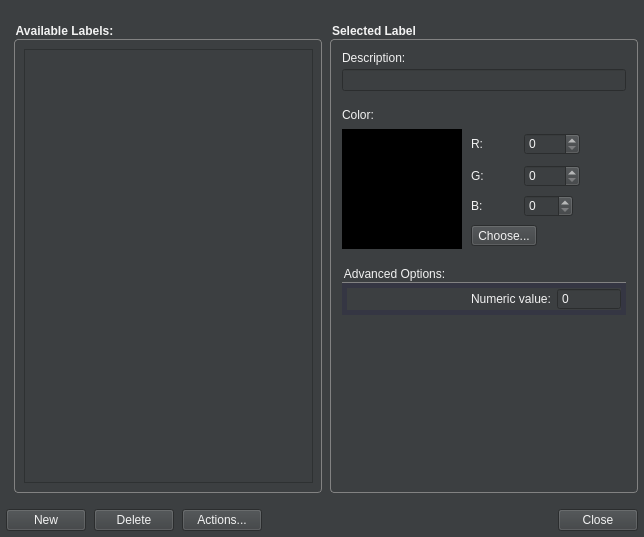
<?xml version="1.0" encoding="UTF-8"?>
<ui version="4.0">
 <class>LabelEditorDialog</class>
 <widget class="QDialog" name="LabelEditorDialog">
  <property name="geometry">
   <rect>
    <x>0</x>
    <y>0</y>
    <width>644</width>
    <height>537</height>
   </rect>
  </property>
  <property name="windowTitle">
   <string>Segmentation Label Editor</string>
  </property>
  <property name="styleSheet">
   <string notr="true">background-color:#3c3f41;
color: #f2f2f2;</string>
  </property>
  <layout class="QGridLayout" name="gridLayout">
   <property name="leftMargin">
    <number>6</number>
   </property>
   <property name="topMargin">
    <number>24</number>
   </property>
   <property name="rightMargin">
    <number>6</number>
   </property>
   <property name="bottomMargin">
    <number>6</number>
   </property>
   <property name="horizontalSpacing">
    <number>8</number>
   </property>
   <property name="verticalSpacing">
    <number>16</number>
   </property>
   <item row="1" column="0" colspan="3">
    <widget class="QWidget" name="widget" native="true">
     <layout class="QHBoxLayout" name="horizontalLayout">
      <property name="spacing">
       <number>8</number>
      </property>
      <property name="leftMargin">
       <number>0</number>
      </property>
      <property name="topMargin">
       <number>0</number>
      </property>
      <property name="rightMargin">
       <number>0</number>
      </property>
      <property name="bottomMargin">
       <number>0</number>
      </property>
      <item>
       <widget class="QPushButton" name="btnNew">
        <property name="text">
         <string>New</string>
        </property>
        <property name="autoDefault">
         <bool>false</bool>
        </property>
       </widget>
      </item>
      <item>
       <widget class="QPushButton" name="btnDelete">
        <property name="text">
         <string>Delete</string>
        </property>
        <property name="autoDefault">
         <bool>false</bool>
        </property>
       </widget>
      </item>
      <item>
       <widget class="QPushButton" name="btnActions">
        <property name="text">
         <string>Actions...</string>
        </property>
        <property name="autoDefault">
         <bool>false</bool>
        </property>
       </widget>
      </item>
      <item>
       <spacer name="horizontalSpacer">
        <property name="orientation">
         <enum>Qt::Horizontal</enum>
        </property>
        <property name="sizeHint" stdset="0">
         <size>
          <width>40</width>
          <height>20</height>
         </size>
        </property>
       </spacer>
      </item>
      <item>
       <widget class="QPushButton" name="btnClose">
        <property name="text">
         <string>Close</string>
        </property>
        <property name="autoDefault">
         <bool>false</bool>
        </property>
       </widget>
      </item>
     </layout>
    </widget>
   </item>
   <item row="0" column="2">
    <widget class="QGroupBox" name="grpSelectedLabel">
     <property name="styleSheet">
      <string notr="true">QGroupBox {
  background-origin: content;
  margin-top: 15px;
  font-weight: bold;
  font-size: 12px;
  padding: 5px;
  border-radius: 4px;
  border: 1px solid rgb(130,130,130);
}
QGroupBox::title {
  subcontrol-origin: 	margin;
  subcontrol-position: top left;
}</string>
     </property>
     <property name="title">
      <string>Selected Label</string>
     </property>
     <layout class="QVBoxLayout" name="verticalLayout_2">
      <property name="spacing">
       <number>4</number>
      </property>
      <property name="leftMargin">
       <number>6</number>
      </property>
      <property name="topMargin">
       <number>6</number>
      </property>
      <property name="rightMargin">
       <number>6</number>
      </property>
      <property name="bottomMargin">
       <number>6</number>
      </property>
      <item>
       <widget class="QLabel" name="label">
        <property name="text">
         <string>Description:</string>
        </property>
       </widget>
      </item>
      <item>
       <widget class="QLineEdit" name="inLabelDescription"/>
      </item>
      <item>
       <spacer name="verticalSpacer_2">
        <property name="orientation">
         <enum>Qt::Vertical</enum>
        </property>
        <property name="sizeType">
         <enum>QSizePolicy::Fixed</enum>
        </property>
        <property name="sizeHint" stdset="0">
         <size>
          <width>20</width>
          <height>10</height>
         </size>
        </property>
       </spacer>
      </item>
      <item>
       <widget class="QWidget" name="widget_2" native="true">
        <layout class="QHBoxLayout" name="horizontalLayout_2">
         <property name="leftMargin">
          <number>0</number>
         </property>
         <property name="topMargin">
          <number>0</number>
         </property>
         <property name="rightMargin">
          <number>0</number>
         </property>
         <property name="bottomMargin">
          <number>0</number>
         </property>
         <item>
          <widget class="QLabel" name="label_2">
           <property name="text">
            <string>Color:</string>
           </property>
          </widget>
         </item>
         <item>
          <spacer name="horizontalSpacer_2">
           <property name="orientation">
            <enum>Qt::Horizontal</enum>
           </property>
           <property name="sizeHint" stdset="0">
            <size>
             <width>40</width>
             <height>20</height>
            </size>
           </property>
          </spacer>
         </item>
        </layout>
       </widget>
      </item>
      <item>
       <widget class="QWidget" name="widget_6" native="true">
        <property name="minimumSize">
         <size>
          <width>0</width>
          <height>100</height>
         </size>
        </property>
        <layout class="QGridLayout" name="gridLayout_3" columnstretch="0,0,0,0,0">
         <property name="leftMargin">
          <number>0</number>
         </property>
         <property name="topMargin">
          <number>0</number>
         </property>
         <property name="rightMargin">
          <number>0</number>
         </property>
         <property name="bottomMargin">
          <number>0</number>
         </property>
         <property name="spacing">
          <number>4</number>
         </property>
         <item row="1" column="3" colspan="2">
          <widget class="QSpinBox" name="inGreen">
           <property name="maximumSize">
            <size>
             <width>56</width>
             <height>16777215</height>
            </size>
           </property>
           <property name="maximum">
            <number>255</number>
           </property>
          </widget>
         </item>
         <item row="2" column="2">
          <widget class="QLabel" name="label_8">
           <property name="text">
            <string>B:</string>
           </property>
          </widget>
         </item>
         <item row="2" column="3">
          <widget class="QSpinBox" name="inBlue">
           <property name="maximumSize">
            <size>
             <width>56</width>
             <height>16777215</height>
            </size>
           </property>
           <property name="maximum">
            <number>255</number>
           </property>
          </widget>
         </item>
         <item row="0" column="3" colspan="2">
          <widget class="QSpinBox" name="inRed">
           <property name="maximumSize">
            <size>
             <width>56</width>
             <height>16777215</height>
            </size>
           </property>
           <property name="maximum">
            <number>255</number>
           </property>
          </widget>
         </item>
         <item row="0" column="2">
          <widget class="QLabel" name="label_6">
           <property name="text">
            <string>R:</string>
           </property>
          </widget>
         </item>
         <item row="1" column="2">
          <widget class="QLabel" name="label_7">
           <property name="text">
            <string>G:</string>
           </property>
          </widget>
         </item>
         <item row="1" column="1">
          <spacer name="horizontalSpacer_4">
           <property name="orientation">
            <enum>Qt::Horizontal</enum>
           </property>
           <property name="sizeType">
            <enum>QSizePolicy::Fixed</enum>
           </property>
           <property name="sizeHint" stdset="0">
            <size>
             <width>5</width>
             <height>20</height>
            </size>
           </property>
          </spacer>
         </item>
         <item row="0" column="0" rowspan="4">
          <widget class="QWidget" name="inColorWheel" native="true">
           <property name="sizePolicy">
            <sizepolicy hsizetype="Fixed" vsizetype="Fixed">
             <horstretch>0</horstretch>
             <verstretch>0</verstretch>
            </sizepolicy>
           </property>
           <property name="minimumSize">
            <size>
             <width>120</width>
             <height>120</height>
            </size>
           </property>
           <property name="maximumSize">
            <size>
             <width>120</width>
             <height>120</height>
            </size>
           </property>
           <property name="styleSheet">
            <string notr="true">background-color: rgb(0, 0, 0);</string>
           </property>
          </widget>
         </item>
         <item row="3" column="2" colspan="2">
          <widget class="QToolButton" name="btnLabelColor">
           <property name="text">
            <string>Choose...</string>
           </property>
           <property name="toolButtonStyle">
            <enum>Qt::ToolButtonTextBesideIcon</enum>
           </property>
          </widget>
         </item>
        </layout>
       </widget>
      </item>
      <item>
       <spacer name="verticalSpacer_3">
        <property name="orientation">
         <enum>Qt::Vertical</enum>
        </property>
        <property name="sizeType">
         <enum>QSizePolicy::Fixed</enum>
        </property>
        <property name="sizeHint" stdset="0">
         <size>
          <width>20</width>
          <height>10</height>
         </size>
        </property>
       </spacer>
      </item>
      <item>
       <widget class="QWidget" name="widget_3" native="true">
        <layout class="QHBoxLayout" name="horizontalLayout_3">
         <property name="leftMargin">
          <number>0</number>
         </property>
         <property name="topMargin">
          <number>0</number>
         </property>
         <property name="rightMargin">
          <number>0</number>
         </property>
         <property name="bottomMargin">
          <number>0</number>
         </property>
        </layout>
       </widget>
      </item>
      <item>
       <widget class="QGroupBox" name="groupBox_2">
        <property name="styleSheet">
         <string notr="true">QGroupBox {
  background-origin: content;
  margin-top: 15px;
  font-weight: normal;
  color: #f2f2f2;
  background-color: #353643;
  padding: 5px;
  border-radius: 0px;
  border-top: 1px solid rgb(130,130,130);
  border-left: none;
  border-right:none;
  border-bottom:none;
}
QGroupBox::title {
  subcontrol-origin: 	margin;
  subcontrol-position: top left;
}</string>
        </property>
        <property name="title">
         <string>Advanced Options:</string>
        </property>
        <layout class="QVBoxLayout" name="verticalLayout_6">
         <property name="leftMargin">
          <number>0</number>
         </property>
         <property name="topMargin">
          <number>0</number>
         </property>
         <property name="rightMargin">
          <number>0</number>
         </property>
         <property name="bottomMargin">
          <number>0</number>
         </property>
         <item>
          <widget class="QWidget" name="widget_4" native="true">
           <layout class="QHBoxLayout" name="horizontalLayout_4">
            <property name="leftMargin">
             <number>0</number>
            </property>
            <property name="topMargin">
             <number>0</number>
            </property>
            <property name="rightMargin">
             <number>0</number>
            </property>
            <property name="bottomMargin">
             <number>0</number>
            </property>
            <item>
             <spacer name="horizontalSpacer_3">
              <property name="orientation">
               <enum>Qt::Horizontal</enum>
              </property>
              <property name="sizeHint" stdset="0">
               <size>
                <width>40</width>
                <height>20</height>
               </size>
              </property>
             </spacer>
            </item>
            <item>
             <widget class="QLabel" name="label_4">
              <property name="text">
               <string>Numeric value:</string>
              </property>
             </widget>
            </item>
            <item>
             <widget class="QSpinBox" name="inLabelId">
              <property name="minimumSize">
               <size>
                <width>64</width>
                <height>0</height>
               </size>
              </property>
              <property name="toolTip">
               <string>The value that this label has in the segmentation image. If you change this value, voxels that have this value in the segmentation image will be changed to the new value.</string>
              </property>
              <property name="readOnly">
               <bool>false</bool>
              </property>
              <property name="buttonSymbols">
               <enum>QAbstractSpinBox::NoButtons</enum>
              </property>
             </widget>
            </item>
           </layout>
          </widget>
         </item>
        </layout>
       </widget>
      </item>
      <item>
       <spacer name="verticalSpacer">
        <property name="orientation">
         <enum>Qt::Vertical</enum>
        </property>
        <property name="sizeHint" stdset="0">
         <size>
          <width>20</width>
          <height>5</height>
         </size>
        </property>
       </spacer>
      </item>
     </layout>
    </widget>
   </item>
   <item row="0" column="1">
    <widget class="QGroupBox" name="groupBox_3">
     <property name="styleSheet">
      <string notr="true">QGroupBox {
  background-origin: content;
  margin-top: 15px;
  font-weight: bold;
  font-size: 12px;
  padding: 5px;
  border-radius: 4px;
  border: 1px solid rgb(130,130,130);
}
QGroupBox::title {
  subcontrol-origin: 	margin;
  subcontrol-position: top left;
}</string>
     </property>
     <property name="title">
      <string>Available Labels:</string>
     </property>
     <layout class="QVBoxLayout" name="verticalLayout">
      <property name="leftMargin">
       <number>4</number>
      </property>
      <property name="topMargin">
       <number>4</number>
      </property>
      <property name="rightMargin">
       <number>3</number>
      </property>
      <property name="bottomMargin">
       <number>4</number>
      </property>
      <item>
       <widget class="QTableView" name="lvLabels">
        <property name="styleSheet">
         <string notr="true">font-size:12px;</string>
        </property>
        <property name="editTriggers">
         <set>QAbstractItemView::NoEditTriggers</set>
        </property>
        <property name="dragDropMode">
         <enum>QAbstractItemView::NoDragDrop</enum>
        </property>
        <property name="selectionMode">
         <enum>QAbstractItemView::SingleSelection</enum>
        </property>
        <property name="selectionBehavior">
         <enum>QAbstractItemView::SelectRows</enum>
        </property>
        <attribute name="horizontalHeaderVisible">
         <bool>false</bool>
        </attribute>
        <attribute name="horizontalHeaderDefaultSectionSize">
         <number>60</number>
        </attribute>
        <attribute name="horizontalHeaderStretchLastSection">
         <bool>true</bool>
        </attribute>
        <attribute name="verticalHeaderVisible">
         <bool>false</bool>
        </attribute>
        <attribute name="verticalHeaderDefaultSectionSize">
         <number>25</number>
        </attribute>
       </widget>
      </item>
     </layout>
    </widget>
   </item>
  </layout>
  <action name="actionResetLabels">
   <property name="text">
    <string>Reset Label Descriptions</string>
   </property>
   <property name="toolTip">
    <string>Restores label descriptions to the default values.</string>
   </property>
  </action>
  <action name="actionHide_all_labels">
   <property name="text">
    <string>Hide all labels</string>
   </property>
  </action>
  <action name="actionHide_all_labels_in_3D_window">
   <property name="text">
    <string>Hide all labels in 3D window</string>
   </property>
  </action>
  <action name="actionShow_all_labels">
   <property name="text">
    <string>Show all labels</string>
   </property>
  </action>
  <action name="actionShow_all_labels_in_3D_window">
   <property name="text">
    <string>Show all labels in 3D window</string>
   </property>
  </action>
 </widget>
 <tabstops>
  <tabstop>lvLabels</tabstop>
  <tabstop>inLabelDescription</tabstop>
  <tabstop>inRed</tabstop>
  <tabstop>inGreen</tabstop>
  <tabstop>inBlue</tabstop>
  <tabstop>inLabelId</tabstop>
  <tabstop>btnNew</tabstop>
  <tabstop>btnDelete</tabstop>
  <tabstop>btnActions</tabstop>
  <tabstop>btnClose</tabstop>
 </tabstops>
 <resources/>
 <connections/>
</ui>
